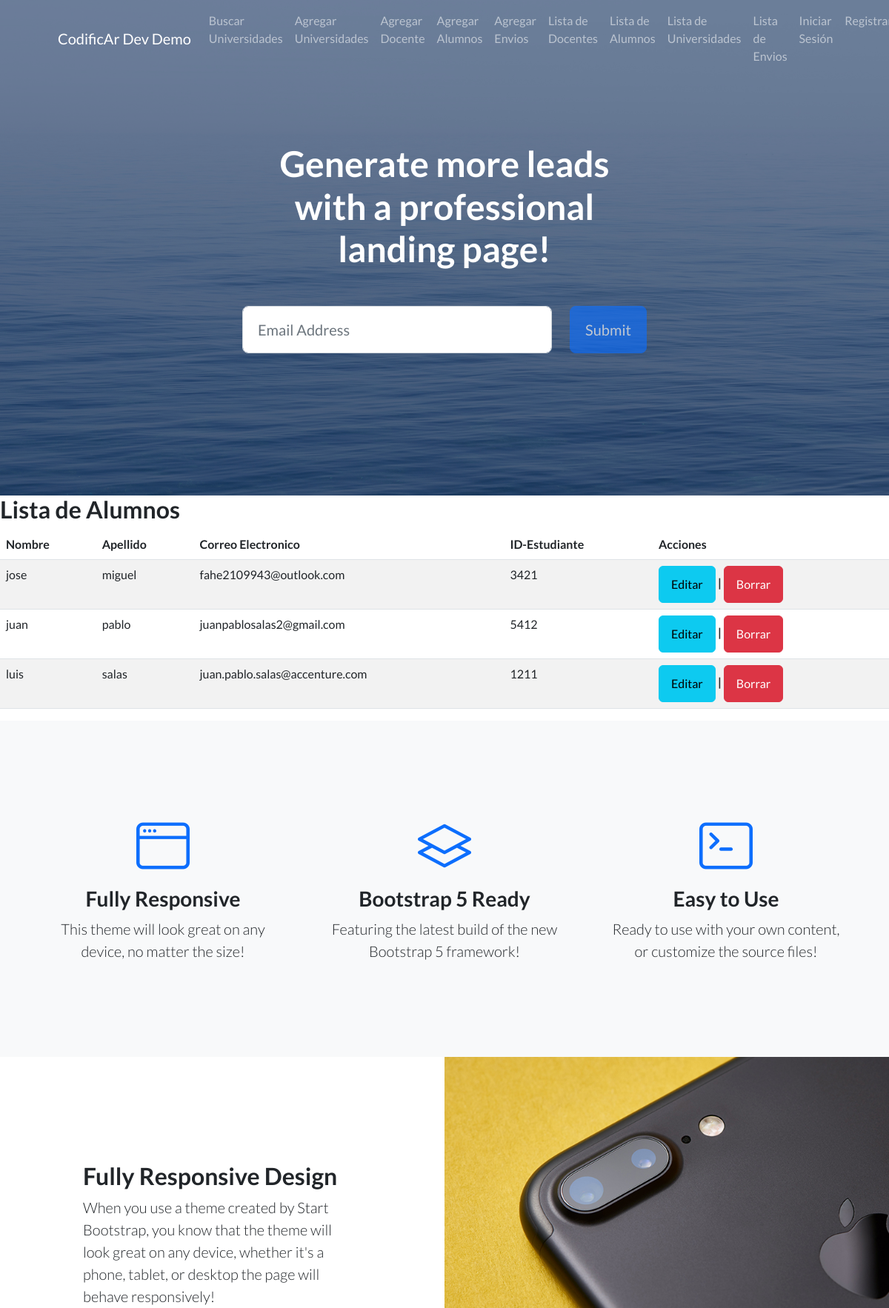
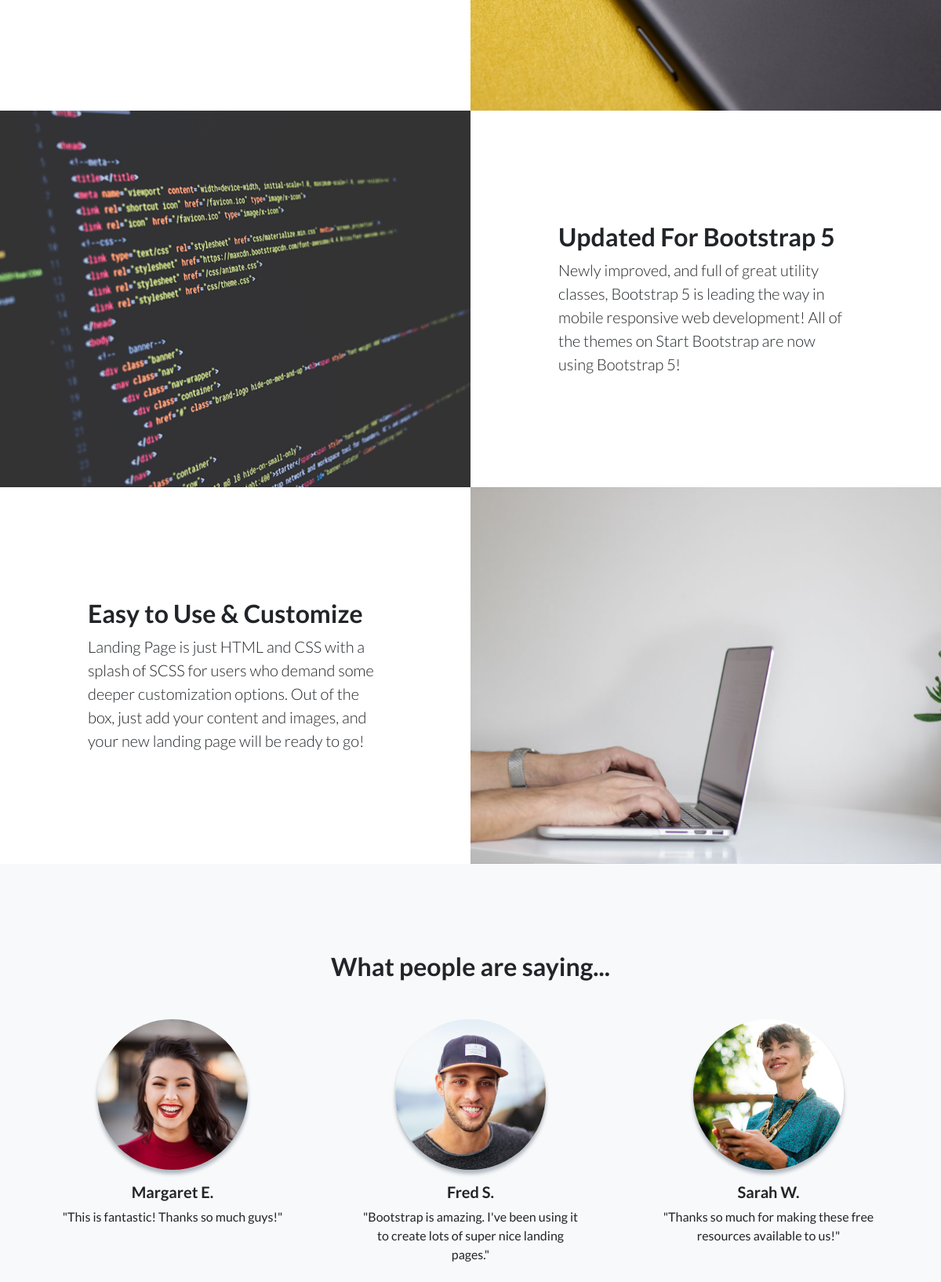
Screenshot of /lista_alumno/ (upper part) with the database file from the repository (2 pictures, top to bottom).
### AppCoder/models.py (models this page shows, shortened)
class Alumno(models.Model):
    nombre = models.CharField(max_length=30)
    apellido = models.CharField(max_length=30)
    email = models.EmailField()
    id_estudiante = models.IntegerField()

### AppCoder/views.py (the view)
# urls.py: path('lista_alumno/', views.AlumnoListView.as_view(), name='lista_alumno'),
class AlumnoListView(ListView):
    model = Alumno  # Modelo con el que trabaja esta vista
    template_name = "appcoder/lista_alumno.html"  # Plantilla para renderizar la lista

### AppCoder/templates/appcoder/lista_alumno.html (shortened to what this page needs)
{% extends 'appcoder/index.html' %}
{% block contenidoQueCambia %}
<h2>Lista de Alumnos </h2>
<table class="table table-striped">
    <thead>
        <tr>
            <th>Nombre</th>
            <th>Apellido</th>
            <th>Correo Electronico</th>
            <th>ID-Estudiante</th>
            <th>Acciones</th>
        </tr>
    </thead>
    <tbody>
        {% for alumno in object_list %}
        <tr>
            <td>{{ alumno.nombre }}</td>
            <td>{{ alumno.apellido }}</td>
            <td>{{ alumno.email }}</td>
            <td>{{ alumno.id_estudiante }}</td>
            <th>
                <a name=""id=""class="btn btn-info"href="{% url 'editar_alumno' alumno.id %}"role="button">Editar</a>
                |
                <a name=""id=""class="btn btn-danger"href="{% url 'eliminar_alumno' alumno.id %}"role="button">Borrar</a>
            </th>
        </tr>
        {% endfor %}
    </tbody>
</table>
{% endblock %}

### rows the page displays
Alumno: nombre "jose", apellido "miguel", email "fahe2109943@outlook.com", id_estudiante "3421"
Alumno: nombre "juan", apellido "pablo", email "juanpablosalas2@gmail.com", id_estudiante "5412"
Alumno: nombre "luis", apellido "salas", email "juan.pablo.salas@accenture.com", id_estudiante "1211"
